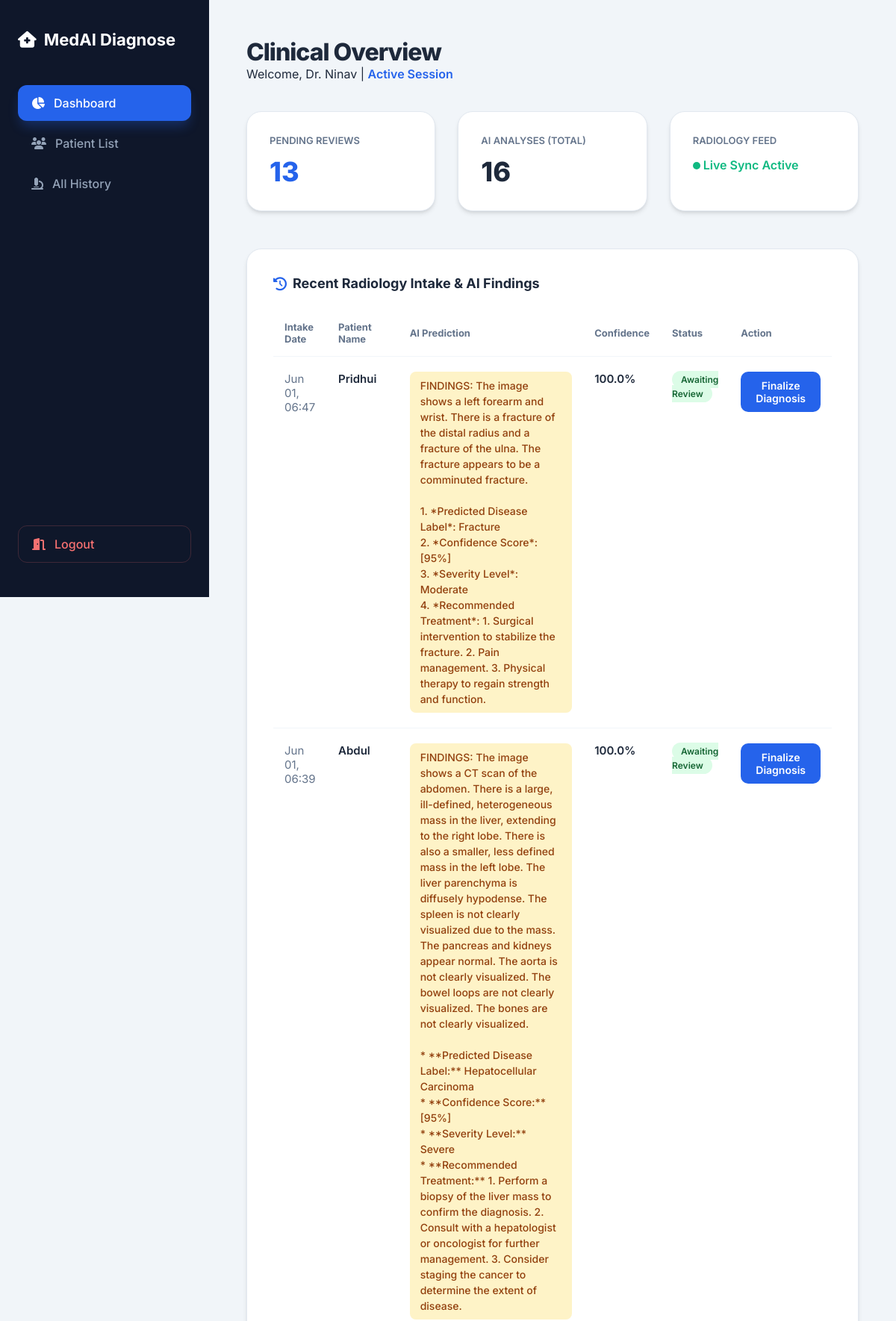
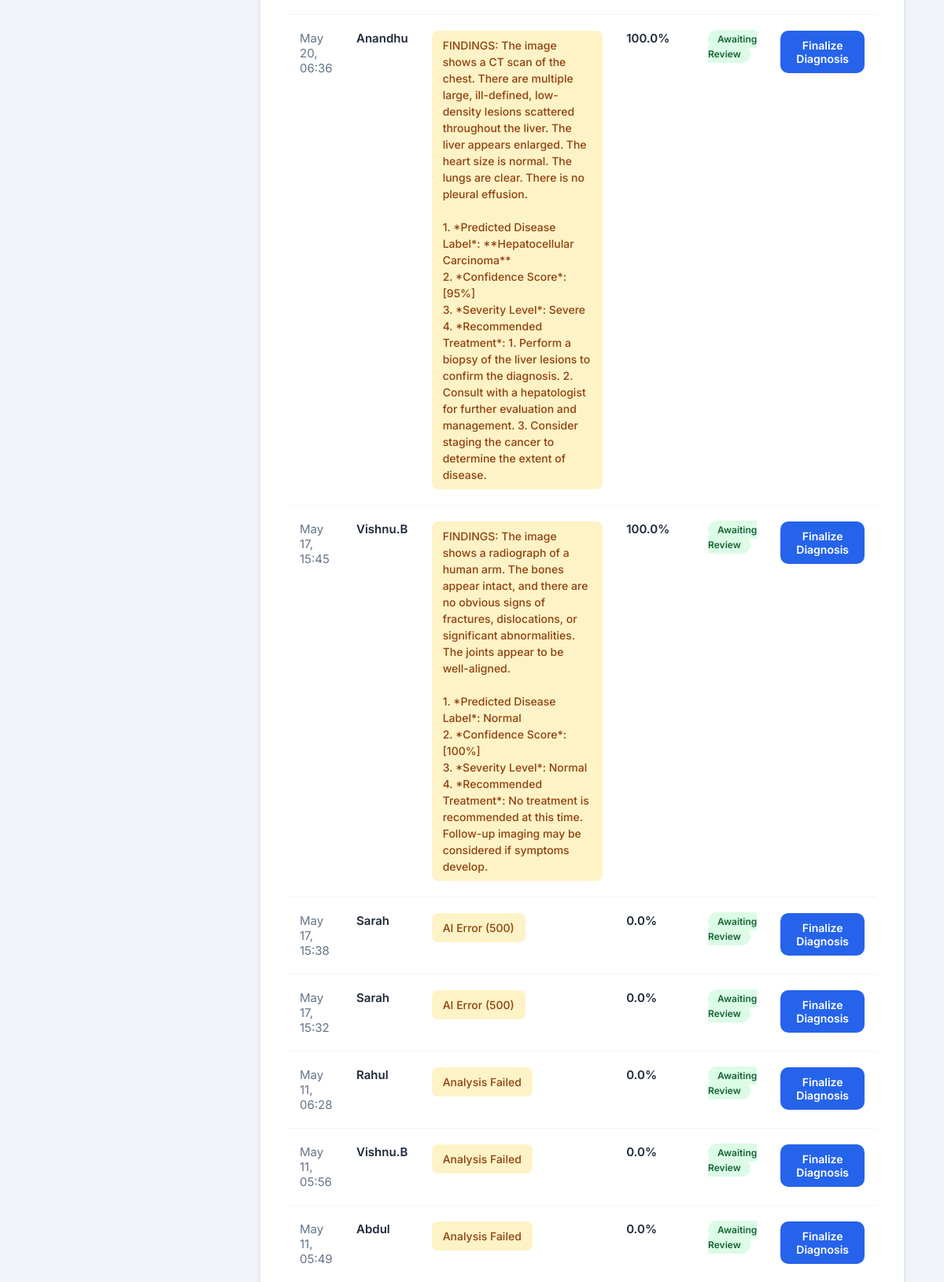
Screenshot of /doctordashboard/ (signed in, upper part) with the database file from the repository (2 pictures, top to bottom).
### analyzer/models.py (models this page shows, shortened)
class PatientScan(models.Model):
    patient_name = models.CharField(max_length=100)
    image = models.ImageField(upload_to='scans/')
    modality = models.CharField(max_length=20) # X-Ray, MRI, etc.
    prediction = models.CharField(max_length=255, blank=True)
    confidence = models.FloatField(null=True, blank=True)
    heatmap_image = models.ImageField(upload_to='heatmaps/', blank=True, null=True)
    uploaded_by = models.ForeignKey(User, on_delete=models.CASCADE, related_name='radiology_uploads')
    assigned_doctor = models.ForeignKey(User, on_delete=models.SET_NULL, null=True, related_name='doctor_reviews')
    is_submitted = models.BooleanField(default=False) # True when Radiologist clicks "Submit"
    doctor_notes = models.TextField(blank=True)
    created_at = models.DateTimeField(auto_now_add=True)

### analyzer/views.py (the view)
# urls.py: path('doctordashboard/',views.doctordashboard,name='doctordashboard'),
def doctordashboard(request):
    recent_scans = PatientScan.objects.filter(
        assigned_doctor=request.user,
        is_submitted=True
    ).exclude(
        prediction__contains="PHYSICIAN IMPRESSION:"
    ).order_by('-created_at')
    completed_scans = PatientScan.objects.filter(
        assigned_doctor=request.user,
        is_submitted=True
    ).filter(
        prediction__contains="PHYSICIAN IMPRESSION:"
    ).order_by('-created_at')
    context = {
        'total_patients': Patient.objects.filter(added_by=request.user).count(),
        'total_scans': PatientScan.objects.filter(assigned_doctor=request.user).count(),
        'recent_scans': recent_scans,
        'completed_scans': completed_scans,
        'doctor_name': request.user.username,
        'pending_count': recent_scans.count()
    }
    return render(request, 'analyzer/DoctorDashboard.html', context)

### analyzer/templates/analyzer/DoctorDashboard.html (shortened to what this page needs)
<!DOCTYPE html>
<html lang="en">
<head>
    <link rel="stylesheet" href="https://cdnjs.cloudflare.com/ajax/libs/font-awesome/6.4.0/css/all.min.css">
</head>
<body>
    <aside class="sidebar">
        <div class="brand"><i class="fa-solid fa-house-medical"></i> MedAI Diagnose</div>
        <nav class="nav-menu">
            <a href="#" class="nav-item active"><i class="fa-solid fa-chart-pie"></i> Dashboard</a>
            <a href="{% url 'doctor_patient' %}" class="nav-item"><i class="fa-solid fa-users"></i> Patient List</a>
            <a href="{% url 'ai_inference' %}" class="nav-item"><i class="fa-solid fa-microscope"></i> All History</a>
        </nav>
        <a href="{% url 'home' %}" class="nav-item" style="color: #f87171; border: 1px solid rgba(248, 113, 113, 0.2);"><i class="fa-solid fa-door-open"></i> Logout</a>
    </aside>
    <main class="main-content">
        <header class="header">
            <h1>Clinical Overview</h1>
            <p>Welcome, Dr. {{ doctor_name|default:"Physician" }} | <span style="color: var(--accent-blue); font-weight: 600;">Active Session</span></p>
        </header>
        <section class="stats-grid">
            <div class="stat-card">
                <div class="stat-label">Pending Reviews</div>
                <div class="stat-value" style="color: var(--accent-blue);">{{ pending_count|default:"0" }}</div>
            </div>
            <div class="stat-card">
                <div class="stat-label">AI Analyses (Total)</div>
                <div class="stat-value">{{ total_scans|default:"0" }}</div>
            </div>
            <div class="stat-card">
                <div class="stat-label">Radiology Feed</div>
                <div style="margin-top: 15px; font-weight: 600; color: #10b981;">
                    <div class="pulse"></div> Live Sync Active
                </div>
            </div>
        </section>
        <section class="table-container">
            <h3><i class="fa-solid fa-clock-rotate-left" style="color: var(--accent-blue);"></i> Recent Radiology Intake & AI Findings</h3>
            <table>
                <thead>
                    <tr>
                        <th>Intake Date</th>
                        <th>Patient Name</th>
                        <th style="width: 45%;">AI Prediction</th>
                        <th>Confidence</th>
                        <th>Status</th>
                        <th>Action</th>
                    </tr>
                </thead>
                <tbody>
                    {% for scan in recent_scans %}
                    <tr>
                        <td style="color: var(--text-muted);">{{ scan.created_at|date:"M d, H:i" }}</td>
                        <td style="font-weight: 600;">{{ scan.patient_name }}</td>
                        <td><span class="badge-ai">{{ scan.prediction }}</span></td>
                        <td style="font-weight: 600;">{{ scan.confidence }}%</td>
                        <td><span class="status-tag status-new">Awaiting Review</span></td>
                        <td>
                            <button type="button" class="btn-review"
                                onclick="openReviewModal('{{ scan.id }}', '{% if scan.image %}{{ scan.image.url }}{% endif %}')">
                                Finalize Diagnosis
                            </button>
                        </td>
                    </tr>
                    {% endfor %}
                </tbody>
            </table>
        </section>
    </main>
</body>
</html>

### analyzer/templates/analyzer/DoctorDashboard.html (style rules this page uses)
:root { --sidebar-width: 280px; --bg-dark: #0f172a; --bg-light: #f1f5f9; --accent-blue: #2563eb; --text-main: #1e293b; --text-muted: #64748b; --card-shadow: 0 4px 6px -1px rgb(0 0 0 / 0.1), 0 2px 4px -2px rgb(0 0 0 / 0.1); }
* { margin: 0; padding: 0; box-sizing: border-box; font-family: 'Inter', sans-serif; }
body { background: var(--bg-light); display: flex; min-height: 100vh; color: var(--text-main); }
.sidebar { width: var(--sidebar-width); background: var(--bg-dark); color: white; position: fixed; height: 100vh; padding: 40px 24px; display: flex; flex-direction: column; z-index: 100; }
.brand { font-size: 22px; font-weight: 700; margin-bottom: 48px; display: flex; align-items: center; gap: 10px; }
.nav-menu { list-style: none; flex-grow: 1; }
.nav-item { display: flex; align-items: center; gap: 12px; padding: 14px 18px; color: #94a3b8; text-decoration: none; border-radius: 12px; margin-bottom: 6px; font-weight: 500; transition: all 0.3s ease; }
.nav-item.active { background: var(--accent-blue); color: white; box-shadow: 0 10px 15px -3px rgba(37, 99, 235, 0.3); }
.main-content { margin-left: var(--sidebar-width); padding: 50px; width: calc(100% - var(--sidebar-width)); }
.header { margin-bottom: 40px; }
.header h1 { font-size: 32px; font-weight: 800; letter-spacing: -1px; }
.stats-grid { display: grid; grid-template-columns: repeat(3, 1fr); gap: 30px; margin-bottom: 50px; }
.stat-card { background: white; padding: 30px; border-radius: 20px; box-shadow: var(--card-shadow); border: 1px solid #e2e8f0; }
.stat-label { font-size: 13px; font-weight: 600; color: var(--text-muted); text-transform: uppercase; }
.stat-value { font-size: 36px; font-weight: 800; margin-top: 12px; }
.table-container { background: white; border-radius: 20px; padding: 35px; box-shadow: var(--card-shadow); border: 1px solid #e2e8f0; margin-bottom: 40px; }
.table-container h3 { font-size: 18px; font-weight: 700; margin-bottom: 25px; display: flex; align-items: center; gap: 8px; }
table { width: 100%; border-collapse: collapse; }
th { text-align: left; padding: 15px; font-size: 13px; color: var(--text-muted); border-bottom: 1px solid #f1f5f9; }
td { padding: 20px 15px; font-size: 15px; border-bottom: 1px solid #f1f5f9; vertical-align: top; }
.badge-ai { background: #fef3c7; color: #92400e; padding: 8px 14px; border-radius: 8px; font-size: 14px; font-weight: 500; display: inline-block; line-height: 1.5; white-space: pre-line; }
.status-tag { padding: 4px 12px; border-radius: 50px; font-size: 12px; font-weight: 600; }
.status-new { background: #dcfce7; color: #166534; }
.btn-review { color: white; background: var(--accent-blue); padding: 10px 20px; border-radius: 10px; text-decoration: none; font-weight: 600; font-size: 14px; transition: 0.2s; display: inline-block; border: none; cursor: pointer; }
.pulse { width: 10px; height: 10px; background: #10b981; border-radius: 50%; display: inline-block; animation: pulse-green 2s infinite; }

### rows the page displays
PatientScan: created_at "Jun 01, 06:47", patient_name "Pridhui", prediction "FINDINGS: The image shows a left forearm and wrist. There is a fracture of the distal radius and a fracture of the ulna. The fracture appears to be a comminuted fracture. 1. *Predicted Disease Label*: Fracture 2. *Confidence Score*: [95%] 3. *Severity Level*: Moderate 4. *Recommended Treatment*: 1. Surgical intervention to stabilize the fracture. 2. Pain management. 3. Physical therapy to regain strength and function.", confidence "100.0"
PatientScan: created_at "Jun 01, 06:39", patient_name "Abdul", prediction "FINDINGS: The image shows a CT scan of the abdomen. There is a large, ill-defined, heterogeneous mass in the liver, extending to the right lobe. There is also a smaller, less defined mass in the left lobe. The liver parenchyma is diffusely hypodense. The spleen is not clearly visualized due to the mass. The pancreas and kidneys appear normal. The aorta is not clearly visualized. The bowel loops are not clearly visualized. The bones are not clearly visualized. * **Predicted Disease Label:** Hepatocellular Carcinoma * **Confidence Score:** [95%] * **Severity Level:** Severe * **Recommended Treatment:** 1. Perform a biopsy of the liver mass to confirm the diagnosis. 2. Consult with a…", confidence "100.0"
PatientScan: created_at "May 20, 06:36", patient_name "Anandhu", prediction "FINDINGS: The image shows a CT scan of the chest. There are multiple large, ill-defined, low-density lesions scattered throughout the liver. The liver appears enlarged. The heart size is normal. The lungs are clear. There is no pleural effusion. 1. *Predicted Disease Label*: **Hepatocellular Carcinoma** 2. *Confidence Score*: [95%] 3. *Severity Level*: Severe 4. *Recommended Treatment*: 1. Perform a biopsy of the liver lesions to confirm the diagnosis. 2. Consult with a hepatologist for further evaluation and management. 3. Consider staging the cancer to determine the extent of disease.", confidence "100.0"
PatientScan: created_at "May 17, 15:45", patient_name "Vishnu.B", prediction "FINDINGS: The image shows a radiograph of a human arm. The bones appear intact, and there are no obvious signs of fractures, dislocations, or significant abnormalities. The joints appear to be well-aligned. 1. *Predicted Disease Label*: Normal 2. *Confidence Score*: [100%] 3. *Severity Level*: Normal 4. *Recommended Treatment*: No treatment is recommended at this time. Follow-up imaging may be considered if symptoms develop.", confidence "100.0"
PatientScan: created_at "May 17, 15:38", patient_name "Sarah", prediction "AI Error (500)", confidence "0.0"
PatientScan: created_at "May 17, 15:32", patient_name "Sarah", prediction "AI Error (500)", confidence "0.0"
PatientScan: created_at "May 11, 06:28", patient_name "Rahul", prediction "Analysis Failed", confidence "0.0"
PatientScan: created_at "May 11, 05:56", patient_name "Vishnu.B", prediction "Analysis Failed", confidence "0.0"
PatientScan: created_at "May 11, 05:49", patient_name "Abdul", prediction "Analysis Failed", confidence "0.0"

### other values shown
{{ doctor_name|default:"Physician" }} "Ninav"
{{ pending_count|default:"0" }} "13"
{{ total_scans|default:"0" }} "16"
